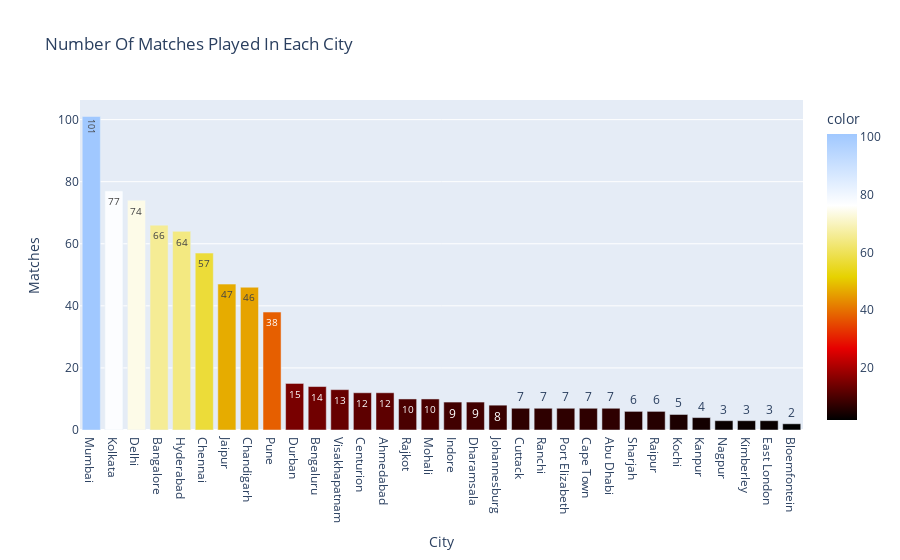

The notebook cell saved with this chart:
### Markdown cell above
<a id= "section-three"></a>
# Number of matches played in each venue

### Code cell
x =df['city'].value_counts().index
y =df['city'].value_counts().values
fig = px.bar(df, x = x, y = y, color = y, labels = {'x':'City', 'y':'Matches'}, 
             text = y,color_continuous_scale = 'blackbody', 
             title =' Number Of Matches Played In Each City'  )
fig.show()

### Figure 1 — Plotly figure (JSON) as saved in the notebook; plotly's stock layout.template omitted (floating-point values rounded to 4 significant figures)
{"data": [{"alignmentgroup": "True", "hovertemplate": "City=%{x}<br>Matches=%{y}<br>text=%{text}<br>color=%{marker.color}<extra></extra>", "legendgroup": "", "marker": {"color": [101, 77, 74, 66, 64, 57, 47, 46, 38, 15, 14, 13, 12, 12, 10, 10, 9, 9, 8, 7, 7, 7, 7, 7, 6, 6, 5, 4, 3, 3, 3, 2], "coloraxis": "coloraxis", "pattern": {"shape": ""}}, "name": "", "offsetgroup": "", "orientation": "v", "showlegend": false, "text": [101.0, 77.0, 74.0, 66.0, 64.0, 57.0, 47.0, 46.0, 38.0, 15.0, 14.0, 13.0, 12.0, 12.0, 10.0, 10.0, 9.0, 9.0, 8.0, 7.0, 7.0, 7.0, 7.0, 7.0, 6.0, 6.0, 5.0, 4.0, 3.0, 3.0, 3.0, 2.0], "textposition": "auto", "type": "bar", "x": ["Mumbai", "Kolkata", "Delhi", "Bangalore", "Hyderabad", "Chennai", "Jaipur", "Chandigarh", "Pune", "Durban", "Bengaluru", "Visakhapatnam", "Centurion", "Ahmedabad", "Rajkot", "Mohali", "Indore", "Dharamsala", "Johannesburg", "Cuttack", "Ranchi", "Port Elizabeth", "Cape Town", "Abu Dhabi", "Sharjah", "Raipur", "Kochi", "Kanpur", "Nagpur", "Kimberley", "East London", "Bloemfontein"], "xaxis": "x", "y": [101, 77, 74, 66, 64, 57, 47, 46, 38, 15, 14, 13, 12, 12, 10, 10, 9, 9, 8, 7, 7, 7, 7, 7, 6, 6, 5, 4, 3, 3, 3, 2], "yaxis": "y"}], "layout": {"barmode": "relative", "coloraxis": {"colorbar": {"title": {"text": "color"}}, "colorscale": [[0.0, "rgb(0,0,0)"], [0.25, "rgb(230,0,0)"], [0.5, "rgb(230,210,0)"], [0.75, "rgb(255,255,255)"], [1.0, "rgb(160,200,255)"]]}, "legend": {"tracegroupgap": 0}, "title": {"text": " Number Of Matches Played In Each City"}, "xaxis": {"anchor": "y", "domain": [0.0, 1.0], "title": {"text": "City"}}, "yaxis": {"anchor": "x", "domain": [0.0, 1.0], "title": {"text": "Matches"}}}}
